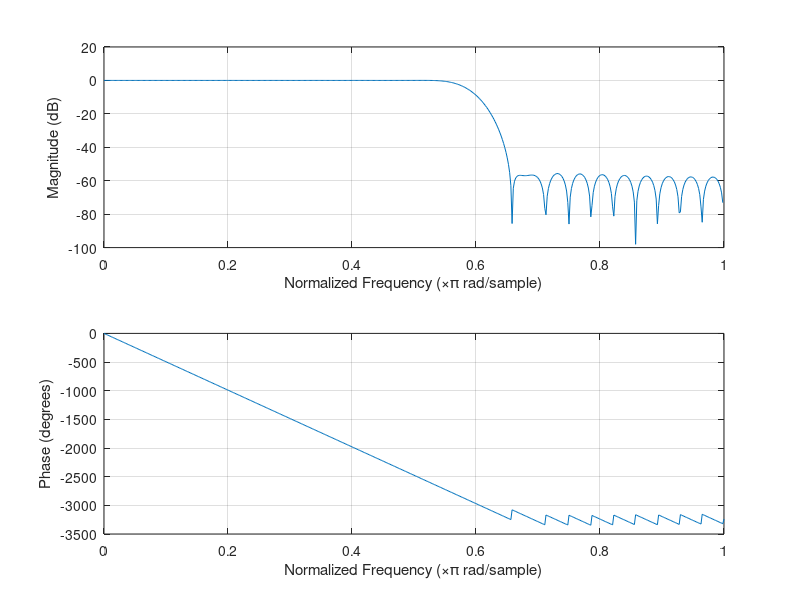

Recreate this plot in MATLAB.
    %   Design a 55th-order lowpass filter
    f = [0 0.6 0.6 1];      
    m = [1 1 0 0];          
    b = fir2(55,f,m);       
    freqz(b,1,512) 
